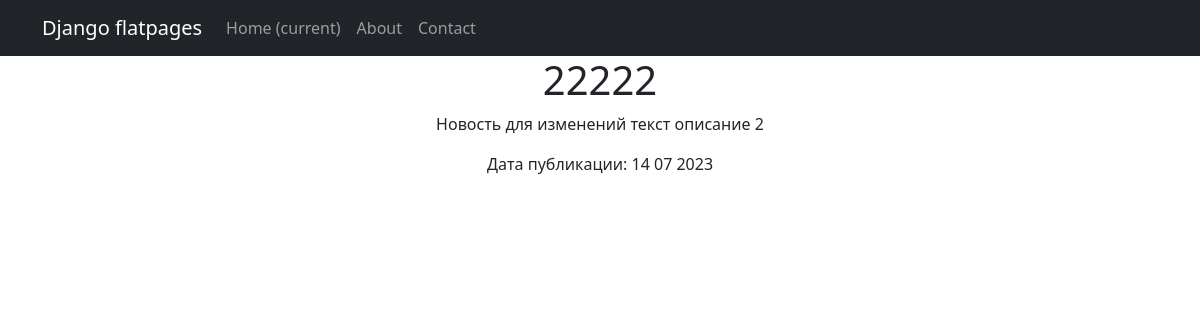
The page /news/27 on the database as committed earlier.
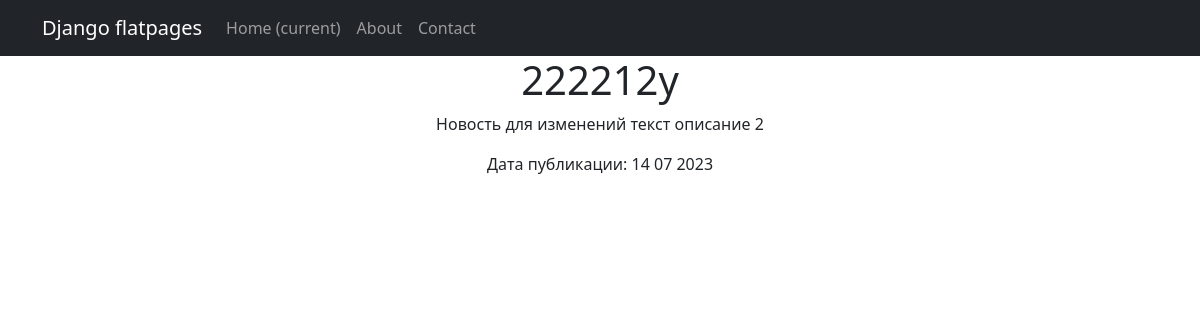
The same page on the database as committed later.
### APP_NewsPortal/models.py (models this page shows, shortened)
class New(models.Model):
    title = models.CharField(max_length=64)
    text = models.TextField()
    date_pub = models.DateTimeField(auto_now_add=True)
    category = models.ForeignKey(
        to='Category',
        on_delete=models.CASCADE,
        related_name='new'
    )

### APP_NewsPortal/views.py (the view)
# urls.py: path('news/<int:id>', NewDetail.as_view(), name='new_detail'),
class NewDetail(DetailView):
    model = New
    template_name = 'new.html'
    context_object_name = 'new'
    pk_url_kwarg = 'id'

### APP_NewsPortal/templatetags/custom_filters.py (called while the page is built)
@register.filter()
def censor(value):
    if isinstance(value, str):
        for word in censored_words:
            value = value.replace(word[1:], '*' * (len(word) - 1))
        return value
    else:
        raise ValueError('Цензуруются только строки')

### templates/new.html (shortened to what this page needs)
{% extends 'flatpages/default.html' %}
{% load custom_filters %}
{% block content %}
<h1>{{ new.title }}</h1>
<p>{{ new.text|censor }}</p>
<p>Дата публикации: {{ new.date_pub|date:'d m Y' }}</p>
{% endblock content %}

Rows that differ between the two databases and show on the page:
changed New "Новость для изменений текст описание 2": title "22222" → "222212у"
